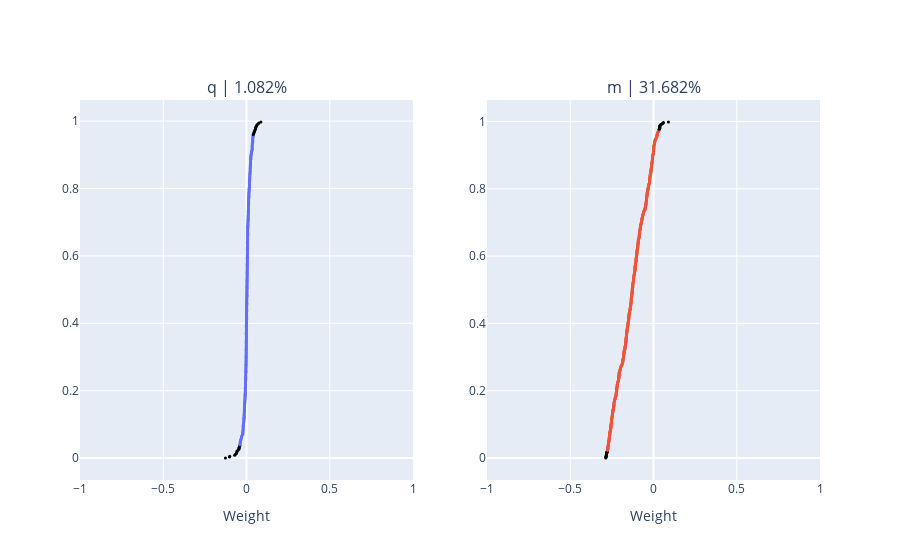
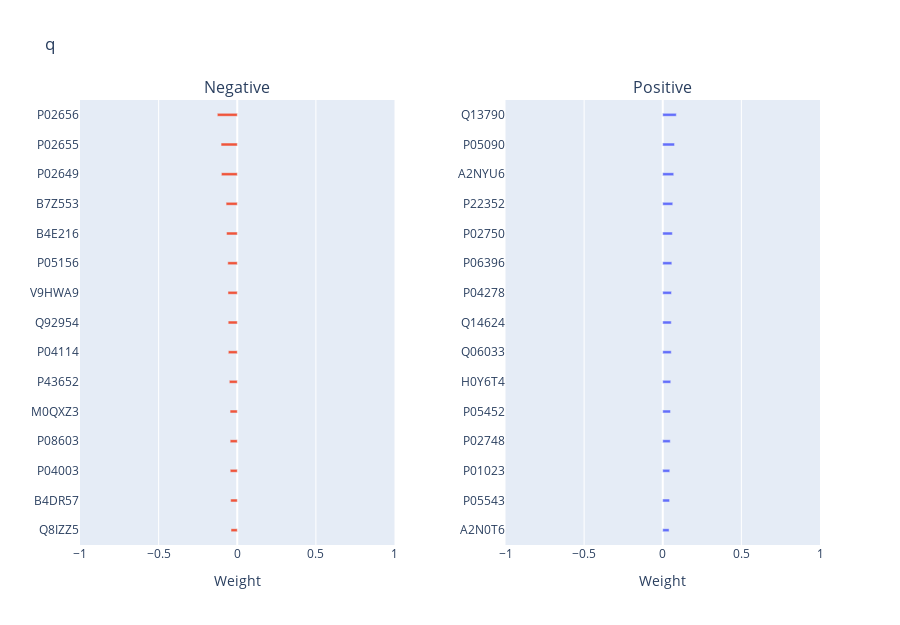
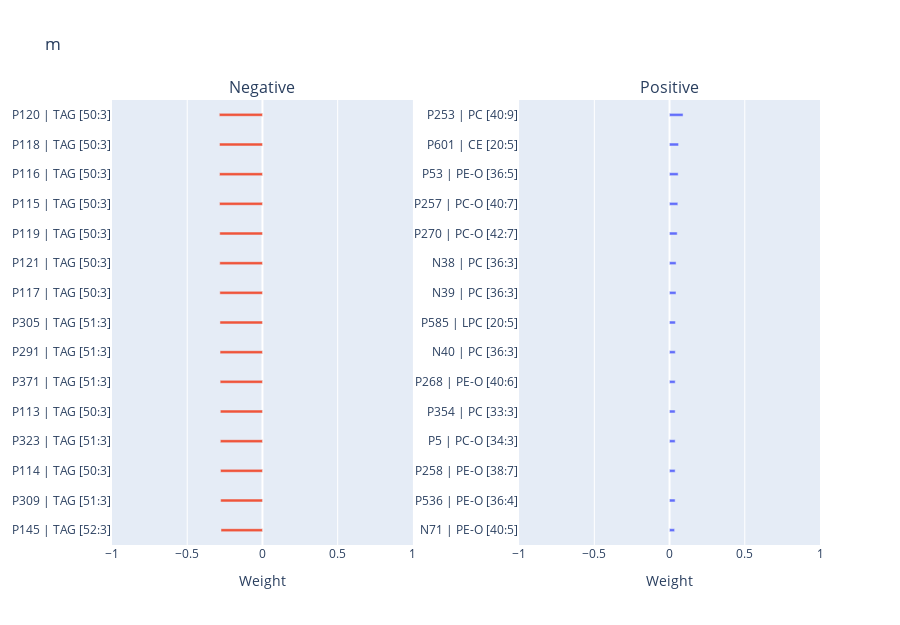

Notebook code cell kept with these figures, in order:
### Markdown cell above
FACTOR EXPLORATION

### Code cell
top = 15
col = 'Factor1'

fig = make_subplots(rows=1, cols=2, subplot_titles=[f'q | {round(explVar.loc[col]["q"],4)}%', f'm | {round(explVar.loc[col]["m"],4)}%'])
fig.add_trace(go.Scatter(
    y=np.arange(wq.shape[0])/wq.shape[0],
    x=sorted(wq[col].to_numpy()),
    mode='markers',
    marker_size=3,
    marker_color=top*['black'] + (wq.shape[0]-2*top)*[palette[0]] + top*['black'],
    showlegend=False
), row=1, col=1)

fig.add_trace(go.Scatter(
    y=np.arange(wm.shape[0])/wm.shape[0],
    x=sorted(wm[col].to_numpy()),
    mode='markers',
    marker_size=3,
    marker_color=top*['black'] + (wm.shape[0]-2*top)*[palette[1]] + top*['black'],
    showlegend=False
), row=1, col=2)

fig.update_xaxes(range=(-1,1), title='Weight')
fig.show()

w_all = {}
for df, omic, xi in [(wq, 'q', xqi), (wm, 'm', xmi)]:
    fig = make_subplots(rows=1, cols=2, subplot_titles=['Negative', 'Positive'], horizontal_spacing=0.15)

    tmp = df.sort_values(col, ascending=False)[col]
    w_all[omic] = tmp
    topup = tmp[:top]
    topdo = tmp[-top:]

    fig.add_trace(go.Bar(
        y=topup.index[::-1],
        x=topup.values[::-1],
        orientation='h',
        width=0.1, showlegend=False
    ), row=1, col=2)

    fig.add_trace(go.Bar(
        y=topdo.index,
        x=topdo.values,
        orientation='h',
        width=0.1, showlegend=False
    ), row=1, col=1)
    fig.update_xaxes(range=(-1,1), title='Weight')
    fig.update_layout(height=400+15*top, title=omic)
    fig.show()

    #sns.clustermap(xi.loc[:, topup.index.tolist()+topdo.index.tolist()].T, cmap='vlag', figsize=(12,6), center=0, vmin=-3, vmax=3)

### Figure 1 — Plotly figure (JSON) as saved in the notebook; plotly's stock layout.template omitted (floating-point values rounded to 4 significant figures; data arrays with more than 128 entries replaced by an {"elided": "..."} marker saying what was removed)
{"data": [{"marker": {"color": {"elided": "381 str values"}, "size": 3}, "mode": "markers", "showlegend": false, "type": "scatter", "x": {"elided": "381 float values"}, "xaxis": "x", "y": {"elided": "381 float values"}, "yaxis": "y"}, {"marker": {"color": {"elided": "656 str values"}, "size": 3}, "mode": "markers", "showlegend": false, "type": "scatter", "x": {"elided": "656 float values"}, "xaxis": "x2", "y": {"elided": "656 float values"}, "yaxis": "y2"}], "layout": {"annotations": [{"font": {"size": 16}, "showarrow": false, "text": "q | 1.082%", "x": 0.225, "xanchor": "center", "xref": "paper", "y": 1, "yanchor": "bottom", "yref": "paper"}, {"font": {"size": 16}, "showarrow": false, "text": "m | 31.682%", "x": 0.775, "xanchor": "center", "xref": "paper", "y": 1, "yanchor": "bottom", "yref": "paper"}], "xaxis": {"anchor": "y", "domain": [0, 0.45], "range": [-1, 1], "title": {"text": "Weight"}}, "xaxis2": {"anchor": "y2", "domain": [0.55, 1], "range": [-1, 1], "title": {"text": "Weight"}}, "yaxis": {"anchor": "x", "domain": [0, 1]}, "yaxis2": {"anchor": "x2", "domain": [0, 1]}}}

### Figure 2 — Plotly figure (JSON) as saved in the notebook; plotly's stock layout.template omitted (floating-point values rounded to 4 significant figures)
{"data": [{"orientation": "h", "showlegend": false, "type": "bar", "width": 0.1, "x": [0.04024, 0.04334, 0.0446, 0.0477, 0.04934, 0.05089, 0.0541, 0.05427, 0.05573, 0.05781, 0.0612, 0.06368, 0.06979, 0.07486, 0.08633], "xaxis": "x2", "y": ["A2N0T6", "P05543", "P01023", "P02748", "P05452", "H0Y6T4", "Q06033", "Q14624", "P04278", "P06396", "P02750", "P22352", "A2NYU6", "P05090", "Q13790"], "yaxis": "y2"}, {"orientation": "h", "showlegend": false, "type": "bar", "width": 0.1, "x": [-0.03962, -0.04187, -0.0446, -0.04496, -0.04557, -0.05038, -0.05663, -0.05754, -0.05886, -0.06018, -0.06805, -0.07086, -0.1007, -0.1029, -0.1267], "xaxis": "x", "y": ["Q8IZZ5", "B4DR57", "P04003", "P08603", "M0QXZ3", "P43652", "P04114", "Q92954", "V9HWA9", "P05156", "B4E216", "B7Z553", "P02649", "P02655", "P02656"], "yaxis": "y"}], "layout": {"annotations": [{"font": {"size": 16}, "showarrow": false, "text": "Negative", "x": 0.2125, "xanchor": "center", "xref": "paper", "y": 1, "yanchor": "bottom", "yref": "paper"}, {"font": {"size": 16}, "showarrow": false, "text": "Positive", "x": 0.7875, "xanchor": "center", "xref": "paper", "y": 1, "yanchor": "bottom", "yref": "paper"}], "height": 625, "title": {"text": "q"}, "xaxis": {"anchor": "y", "domain": [0, 0.425], "range": [-1, 1], "title": {"text": "Weight"}}, "xaxis2": {"anchor": "y2", "domain": [0.575, 1], "range": [-1, 1], "title": {"text": "Weight"}}, "yaxis": {"anchor": "x", "domain": [0, 1]}, "yaxis2": {"anchor": "x2", "domain": [0, 1]}}}

### Figure 3 — Plotly figure (JSON) as saved in the notebook; plotly's stock layout.template omitted (floating-point values rounded to 4 significant figures)
{"data": [{"orientation": "h", "showlegend": false, "type": "bar", "width": 0.1, "x": [0.03355, 0.03705, 0.03716, 0.03727, 0.03727, 0.03757, 0.03815, 0.03894, 0.04289, 0.04341, 0.05084, 0.05498, 0.05715, 0.05989, 0.08979], "xaxis": "x2", "y": ["N71 | PE-O [40:5]", "P536 | PE-O [36:4]", "P258 | PE-O [38:7]", "P5 | PC-O [34:3]", "P354 | PC [33:3]", "P268 | PE-O [40:6]", "N40 | PC [36:3]", "P585 | LPC [20:5]", "N39 | PC [36:3]", "N38 | PC [36:3]", "P270 | PC-O [42:7]", "P257 | PC-O [40:7]", "P53 | PE-O [36:5]", "P601 | CE [20:5]", "P253 | PC [40:9]"], "yaxis": "y2"}, {"orientation": "h", "showlegend": false, "type": "bar", "width": 0.1, "x": [-0.2756, -0.278, -0.2787, -0.2799, -0.28, -0.2811, -0.2817, -0.2825, -0.2832, -0.2838, -0.284, -0.2853, -0.2854, -0.2855, -0.2868], "xaxis": "x", "y": ["P145 | TAG [52:3]", "P309 | TAG [51:3]", "P114 | TAG [50:3]", "P323 | TAG [51:3]", "P113 | TAG [50:3]", "P371 | TAG [51:3]", "P291 | TAG [51:3]", "P305 | TAG [51:3]", "P117 | TAG [50:3]", "P121 | TAG [50:3]", "P119 | TAG [50:3]", "P115 | TAG [50:3]", "P116 | TAG [50:3]", "P118 | TAG [50:3]", "P120 | TAG [50:3]"], "yaxis": "y"}], "layout": {"annotations": [{"font": {"size": 16}, "showarrow": false, "text": "Negative", "x": 0.2125, "xanchor": "center", "xref": "paper", "y": 1, "yanchor": "bottom", "yref": "paper"}, {"font": {"size": 16}, "showarrow": false, "text": "Positive", "x": 0.7875, "xanchor": "center", "xref": "paper", "y": 1, "yanchor": "bottom", "yref": "paper"}], "height": 625, "title": {"text": "m"}, "xaxis": {"anchor": "y", "domain": [0, 0.425], "range": [-1, 1], "title": {"text": "Weight"}}, "xaxis2": {"anchor": "y2", "domain": [0.575, 1], "range": [-1, 1], "title": {"text": "Weight"}}, "yaxis": {"anchor": "x", "domain": [0, 1]}, "yaxis2": {"anchor": "x2", "domain": [0, 1]}}}
